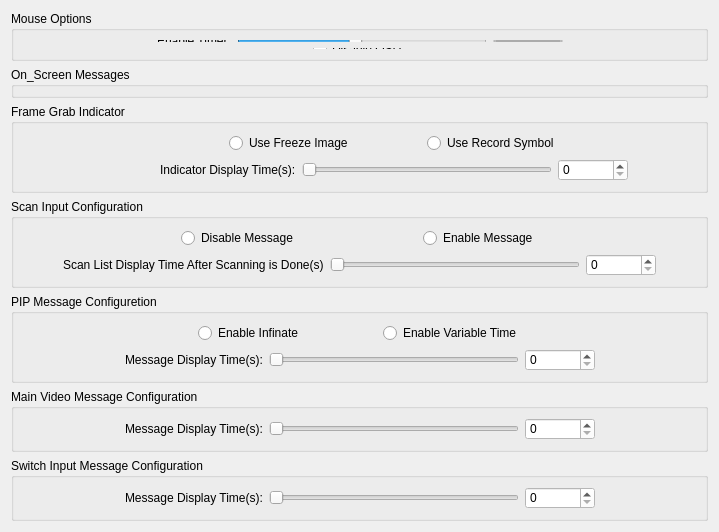
     <widget class="QWidget" name="tab">
      <attribute name="title">
       <string>Settings</string>
      </attribute>
      <layout class="QGridLayout" name="gridLayout_3">
       <item row="0" column="0">
        <widget class="QGroupBox" name="groupBox_8">
         <property name="maximumSize">
          <size>
           <width>16777215</width>
           <height>50</height>
          </size>
         </property>
         <property name="title">
          <string>Mouse Options</string>
         </property>
         <layout class="QGridLayout" name="gridLayout_26">
          <item row="0" column="0">
           <layout class="QHBoxLayout" name="horizontalLayout_59">
            <item>
             <spacer name="horizontalSpacer_37">
              <property name="orientation">
               <enum>Qt::Horizontal</enum>
              </property>
              <property name="sizeHint" stdset="0">
               <size>
                <width>40</width>
                <height>20</height>
               </size>
              </property>
             </spacer>
            </item>
            <item>
             <layout class="QVBoxLayout" name="verticalLayout_8">
              <item>
               <layout class="QHBoxLayout" name="horizontalLayout_57">
                <item>
                 <widget class="QLabel" name="label_64">
                  <property name="text">
                   <string>Enable Timer:</string>
                  </property>
                 </widget>
                </item>
                <item>
                 <widget class="QSlider" name="Mouse_Slider">
                  <property name="minimumSize">
                   <size>
                    <width>250</width>
                    <height>0</height>
                   </size>
                  </property>
                  <property name="mouseTracking">
                   <bool>true</bool>
                  </property>
                  <property name="focusPolicy">
                   <enum>Qt::NoFocus</enum>
                  </property>
                  <property name="minimum">
                   <number>3</number>
                  </property>
                  <property name="maximum">
                   <number>60</number>
                  </property>
                  <property name="singleStep">
                   <number>0</number>
                  </property>
                  <property name="pageStep">
                   <number>0</number>
                  </property>
                  <property name="value">
                   <number>30</number>
                  </property>
                  <property name="sliderPosition">
                   <number>30</number>
                  </property>
                  <property name="orientation">
                   <enum>Qt::Horizontal</enum>
                  </property>
                 </widget>
                </item>
                <item>
                 <widget class="QSpinBox" name="Mouse_spinBox">
                  <property name="minimumSize">
                   <size>
                    <width>70</width>
                    <height>0</height>
                   </size>
                  </property>
                  <property name="focusPolicy">
                   <enum>Qt::NoFocus</enum>
                  </property>
                  <property name="minimum">
                   <number>3</number>
                  </property>
                  <property name="maximum">
                   <number>60</number>
                  </property>
                  <property name="value">
                   <number>30</number>
                  </property>
                 </widget>
                </item>
               </layout>
              </item>
              <item>
               <layout class="QHBoxLayout" name="horizontalLayout_58">
                <item>
                 <spacer name="horizontalSpacer_35">
                  <property name="orientation">
                   <enum>Qt::Horizontal</enum>
                  </property>
                  <property name="sizeHint" stdset="0">
                   <size>
                    <width>40</width>
                    <height>20</height>
                   </size>
                  </property>
                 </spacer>
                </item>
                <item>
                 <widget class="QCheckBox" name="Mouse_checkBox">
                  <property name="focusPolicy">
                   <enum>Qt::NoFocus</enum>
                  </property>
                  <property name="text">
                   <string>Disable OSD</string>
                  </property>
                 </widget>
                </item>
                <item>
                 <spacer name="horizontalSpacer_36">
                  <property name="orientation">
                   <enum>Qt::Horizontal</enum>
                  </property>
                  <property name="sizeHint" stdset="0">
                   <size>
                    <width>40</width>
                    <height>20</height>
                   </size>
                  </property>
                 </spacer>
                </item>
               </layout>
              </item>
             </layout>
            </item>
            <item>
             <spacer name="horizontalSpacer_38">
              <property name="orientation">
               <enum>Qt::Horizontal</enum>
              </property>
              <property name="sizeHint" stdset="0">
               <size>
                <width>40</width>
                <height>20</height>
               </size>
              </property>
             </spacer>
            </item>
           </layout>
          </item>
         </layout>
        </widget>
       </item>
       <item row="2" column="0">
        <widget class="QGroupBox" name="Frame_Grab_Group">
         <property name="title">
          <string>Frame Grab Indicator</string>
         </property>
         <layout class="QGridLayout" name="gridLayout_28">
          <item row="0" column="0">
           <layout class="QHBoxLayout" name="horizontalLayout_63">
            <item>
             <spacer name="horizontalSpacer_2">
              <property name="orientation">
               <enum>Qt::Horizontal</enum>
              </property>
              <property name="sizeHint" stdset="0">
               <size>
                <width>40</width>
                <height>20</height>
               </size>
              </property>
             </spacer>
            </item>
            <item>
             <spacer name="horizontalSpacer_45">
              <property name="orientation">
               <enum>Qt::Horizontal</enum>
              </property>
              <property name="sizeHint" stdset="0">
               <size>
                <width>40</width>
                <height>20</height>
               </size>
              </property>
             </spacer>
            </item>
            <item>
             <layout class="QVBoxLayout" name="verticalLayout_23">
              <item>
               <layout class="QHBoxLayout" name="horizontalLayout_61">
                <item>
                 <spacer name="horizontalSpacer_42">
                  <property name="orientation">
                   <enum>Qt::Horizontal</enum>
                  </property>
                  <property name="sizeHint" stdset="0">
                   <size>
                    <width>40</width>
                    <height>20</height>
                   </size>
                  </property>
                 </spacer>
                </item>
                <item>
                 <widget class="QRadioButton" name="Frame_Grab_RadioButton_1">
                  <property name="focusPolicy">
                   <enum>Qt::NoFocus</enum>
                  </property>
                  <property name="text">
                   <string>Use Freeze Image</string>
                  </property>
                 </widget>
                </item>
                <item>
                 <spacer name="horizontalSpacer_43">
                  <property name="orientation">
                   <enum>Qt::Horizontal</enum>
                  </property>
                  <property name="sizeHint" stdset="0">
                   <size>
                    <width>40</width>
                    <height>20</height>
                   </size>
                  </property>
                 </spacer>
                </item>
                <item>
                 <widget class="QRadioButton" name="Frame_Grab_RadioButton_2">
                  <property name="focusPolicy">
                   <enum>Qt::NoFocus</enum>
                  </property>
                  <property name="text">
                   <string>Use Record Symbol</string>
                  </property>
                 </widget>
                </item>
                <item>
                 <spacer name="horizontalSpacer_44">
                  <property name="orientation">
                   <enum>Qt::Horizontal</enum>
                  </property>
                  <property name="sizeHint" stdset="0">
                   <size>
                    <width>40</width>
                    <height>20</height>
                   </size>
                  </property>
                 </spacer>
                </item>
               </layout>
              </item>
              <item>
               <layout class="QHBoxLayout" name="horizontalLayout_62">
                <item>
                 <widget class="QLabel" name="label_43">
                  <property name="text">
                   <string>Indicator Display Time(s):</string>
                  </property>
                 </widget>
                </item>
                <item>
                 <widget class="QSlider" name="Frame_Grab_Slider">
                  <property name="minimumSize">
                   <size>
                    <width>250</width>
                    <height>0</height>
                   </size>
                  </property>
                  <property name="focusPolicy">
                   <enum>Qt::NoFocus</enum>
                  </property>
                  <property name="styleSheet">
                   <string notr="true"/>
                  </property>
                  <property name="maximum">
                   <number>10</number>
                  </property>
                  <property name="singleStep">
                   <number>0</number>
                  </property>
                  <property name="pageStep">
                   <number>0</number>
                  </property>
                  <property name="orientation">
                   <enum>Qt::Horizontal</enum>
                  </property>
                 </widget>
                </item>
                <item>
                 <widget class="QSpinBox" name="Frame_Grab_spinBox">
                  <property name="minimumSize">
                   <size>
                    <width>70</width>
                    <height>0</height>
                   </size>
                  </property>
                  <property name="focusPolicy">
                   <enum>Qt::StrongFocus</enum>
                  </property>
                  <property name="styleSheet">
                   <string notr="true">background-color: rgb(255, 255, 255);</string>
                  </property>
                  <property name="maximum">
                   <number>10</number>
                  </property>
                 </widget>
                </item>
               </layout>
              </item>
             </layout>
            </item>
            <item>
             <spacer name="horizontalSpacer_46">
              <property name="orientation">
               <enum>Qt::Horizontal</enum>
              </property>
              <property name="sizeHint" stdset="0">
               <size>
                <width>40</width>
                <height>20</height>
               </size>
              </property>
             </spacer>
            </item>
           </layout>
          </item>
         </layout>
        </widget>
       </item>
       <item row="3" column="0">
        <widget class="QGroupBox" name="Input_Config_Group">
         <property name="title">
          <string>Scan Input Configuration</string>
         </property>
         <layout class="QGridLayout" name="gridLayout_29">
          <item row="0" column="0">
           <layout class="QHBoxLayout" name="horizontalLayout_66">
            <item>
             <spacer name="horizontalSpacer_50">
              <property name="orientation">
               <enum>Qt::Horizontal</enum>
              </property>
              <property name="sizeHint" stdset="0">
               <size>
                <width>40</width>
                <height>20</height>
               </size>
              </property>
             </spacer>
            </item>
            <item>
             <layout class="QVBoxLayout" name="verticalLayout_24">
              <item>
               <layout class="QHBoxLayout" name="horizontalLayout_64">
                <item>
                 <spacer name="horizontalSpacer_47">
                  <property name="orientation">
                   <enum>Qt::Horizontal</enum>
                  </property>
                  <property name="sizeHint" stdset="0">
                   <size>
                    <width>40</width>
                    <height>20</height>
                   </size>
                  </property>
                 </spacer>
                </item>
                <item>
                 <widget class="QRadioButton" name="Input_Config_RadioButton_1">
                  <property name="focusPolicy">
                   <enum>Qt::NoFocus</enum>
                  </property>
                  <property name="text">
                   <string>Disable Message</string>
                  </property>
                 </widget>
                </item>
                <item>
                 <spacer name="horizontalSpacer_48">
                  <property name="orientation">
                   <enum>Qt::Horizontal</enum>
                  </property>
                  <property name="sizeHint" stdset="0">
                   <size>
                    <width>40</width>
                    <height>20</height>
                   </size>
                  </property>
                 </spacer>
                </item>
                <item>
                 <widget class="QRadioButton" name="Input_Config_RadioButton_2">
                  <property name="focusPolicy">
                   <enum>Qt::NoFocus</enum>
                  </property>
                  <property name="text">
                   <string>Enable Message</string>
                  </property>
                 </widget>
                </item>
                <item>
                 <spacer name="horizontalSpacer_49">
                  <property name="orientation">
                   <enum>Qt::Horizontal</enum>
                  </property>
                  <property name="sizeHint" stdset="0">
                   <size>
                    <width>40</width>
                    <height>20</height>
                   </size>
                  </property>
                 </spacer>
                </item>
               </layout>
              </item>
              <item>
               <layout class="QHBoxLayout" name="horizontalLayout_65">
                <item>
                 <widget class="QLabel" name="label_44">
                  <property name="text">
                   <string>Scan List Display Time After Scanning is Done(s)</string>
                  </property>
                 </widget>
                </item>
                <item>
                 <widget class="QSlider" name="Scan_Input_Slider">
                  <property name="minimumSize">
                   <size>
                    <width>250</width>
                    <height>0</height>
                   </size>
                  </property>
                  <property name="focusPolicy">
                   <enum>Qt::NoFocus</enum>
                  </property>
                  <property name="maximum">
                   <number>10</number>
                  </property>
                  <property name="singleStep">
                   <number>0</number>
                  </property>
                  <property name="pageStep">
                   <number>0</number>
                  </property>
                  <property name="orientation">
                   <enum>Qt::Horizontal</enum>
                  </property>
                  <property name="tickPosition">
                   <enum>QSlider::NoTicks</enum>
                  </property>
                 </widget>
                </item>
                <item>
                 <widget class="QSpinBox" name="Scan_Input_spinBox">
                  <property name="minimumSize">
                   <size>
                    <width>70</width>
                    <height>0</height>
                   </size>
                  </property>
                  <property name="focusPolicy">
                   <enum>Qt::StrongFocus</enum>
                  </property>
                  <property name="styleSheet">
                   <string notr="true">background-color: rgb(255, 255, 255);</string>
                  </property>
                  <property name="maximum">
                   <number>10</number>
                  </property>
                 </widget>
                </item>
               </layout>
              </item>
             </layout>
            </item>
            <item>
             <spacer name="horizontalSpacer_51">
              <property name="orientation">
               <enum>Qt::Horizontal</enum>
              </property>
              <property name="sizeHint" stdset="0">
               <size>
                <width>40</width>
                <height>20</height>
               </size>
              </property>
             </spacer>
            </item>
           </layout>
          </item>
         </layout>
        </widget>
       </item>
       <item row="4" column="0">
        <widget class="QGroupBox" name="groupBox_9">
         <property name="enabled">
          <bool>true</bool>
         </property>
         <property name="title">
          <string>PIP Message Configuretion</string>
         </property>
         <layout class="QGridLayout" name="gridLayout_30">
          <item row="0" column="0">
           <layout class="QHBoxLayout" name="horizontalLayout_69">
            <item>
             <spacer name="horizontalSpacer_55">
              <property name="orientation">
               <enum>Qt::Horizontal</enum>
              </property>
              <property name="sizeHint" stdset="0">
               <size>
                <width>40</width>
                <height>20</height>
               </size>
              </property>
             </spacer>
            </item>
            <item>
             <layout class="QVBoxLayout" name="verticalLayout_25">
              <item>
               <layout class="QHBoxLayout" name="horizontalLayout_67">
                <item>
                 <spacer name="horizontalSpacer_52">
                  <property name="orientation">
                   <enum>Qt::Horizontal</enum>
                  </property>
                  <property name="sizeHint" stdset="0">
                   <size>
                    <width>40</width>
                    <height>20</height>
                   </size>
                  </property>
                 </spacer>
                </item>
                <item>
                 <widget class="QRadioButton" name="PHP_radioButton_1">
                  <property name="focusPolicy">
                   <enum>Qt::NoFocus</enum>
                  </property>
                  <property name="text">
                   <string>Enable Infinate</string>
                  </property>
                 </widget>
                </item>
                <item>
                 <spacer name="horizontalSpacer_53">
                  <property name="orientation">
                   <enum>Qt::Horizontal</enum>
                  </property>
                  <property name="sizeHint" stdset="0">
                   <size>
                    <width>40</width>
                    <height>20</height>
                   </size>
                  </property>
                 </spacer>
                </item>
                <item>
                 <widget class="QRadioButton" name="PHP_radioButton_2">
                  <property name="focusPolicy">
                   <enum>Qt::NoFocus</enum>
                  </property>
                  <property name="text">
                   <string>Enable Variable Time</string>
                  </property>
                 </widget>
                </item>
                <item>
                 <spacer name="horizontalSpacer_54">
                  <property name="orientation">
                   <enum>Qt::Horizontal</enum>
                  </property>
                  <property name="sizeHint" stdset="0">
                   <size>
                    <width>40</width>
                    <height>20</height>
                   </size>
                  </property>
                 </spacer>
                </item>
               </layout>
              </item>
              <item>
               <layout class="QHBoxLayout" name="horizontalLayout_68">
                <item>
                 <widget class="QLabel" name="label_65">
                  <property name="text">
                   <string>Message Display Time(s):</string>
                  </property>
                 </widget>
                </item>
                <item>
                 <widget class="QSlider" name="PHP_Slider">
                  <property name="minimumSize">
                   <size>
                    <width>250</width>
                    <height>0</height>
                   </size>
                  </property>
                  <property name="focusPolicy">
                   <enum>Qt::NoFocus</enum>
                  </property>
                  <property name="maximum">
                   <number>10</number>
                  </property>
                  <property name="singleStep">
                   <number>0</number>
                  </property>
                  <property name="pageStep">
                   <number>0</number>
                  </property>
                  <property name="orientation">
                   <enum>Qt::Horizontal</enum>
                  </property>
                  <property name="tickPosition">
                   <enum>QSlider::NoTicks</enum>
                  </property>
                 </widget>
                </item>
                <item>
                 <widget class="QSpinBox" name="PHP_spinBox">
                  <property name="minimumSize">
                   <size>
                    <width>70</width>
                    <height>0</height>
                   </size>
                  </property>
                  <property name="focusPolicy">
                   <enum>Qt::StrongFocus</enum>
                  </property>
                  <property name="styleSheet">
                   <string notr="true">background-color: rgb(255, 255, 255);</string>
                  </property>
                  <property name="maximum">
                   <number>10</number>
                  </property>
                 </widget>
                </item>
               </layout>
              </item>
             </layout>
            </item>
            <item>
             <spacer name="horizontalSpacer_56">
              <property name="orientation">
               <enum>Qt::Horizontal</enum>
              </property>
              <property name="sizeHint" stdset="0">
               <size>
                <width>40</width>
                <height>20</height>
               </size>
              </property>
             </spacer>
            </item>
           </layout>
          </item>
         </layout>
        </widget>
       </item>
       <item row="5" column="0">
        <widget class="QGroupBox" name="Main_Vedio_Group">
         <property name="title">
          <string>Main Video Message Configuration</string>
         </property>
         <layout class="QGridLayout" name="gridLayout_31">
          <item row="0" column="0">
           <layout class="QHBoxLayout" name="horizontalLayout_70">
            <item>
             <spacer name="horizontalSpacer_57">
              <property name="orientation">
               <enum>Qt::Horizontal</enum>
              </property>
              <property name="sizeHint" stdset="0">
               <size>
                <width>40</width>
                <height>20</height>
               </size>
              </property>
             </spacer>
            </item>
            <item>
             <widget class="QLabel" name="label_45">
              <property name="text">
               <string>Message Display Time(s):</string>
              </property>
             </widget>
            </item>
            <item>
             <widget class="QSlider" name="Main_Vedio_Slider">
              <property name="minimumSize">
               <size>
                <width>250</width>
                <height>0</height>
               </size>
              </property>
              <property name="focusPolicy">
               <enum>Qt::NoFocus</enum>
              </property>
              <property name="maximum">
               <number>10</number>
              </property>
              <property name="singleStep">
               <number>0</number>
              </property>
              <property name="pageStep">
               <number>0</number>
              </property>
              <property name="orientation">
               <enum>Qt::Horizontal</enum>
              </property>
              <property name="tickPosition">
               <enum>QSlider::NoTicks</enum>
              </property>
             </widget>
            </item>
            <item>
             <widget class="QSpinBox" name="Main_Vedio_spinBox">
              <property name="minimumSize">
               <size>
                <width>70</width>
                <height>0</height>
               </size>
              </property>
              <property name="focusPolicy">
               <enum>Qt::StrongFocus</enum>
              </property>
              <property name="styleSheet">
               <string notr="true">background-color: rgb(255, 255, 255);</string>
              </property>
              <property name="maximum">
               <number>10</number>
              </property>
             </widget>
            </item>
            <item>
             <spacer name="horizontalSpacer_58">
              <property name="orientation">
               <enum>Qt::Horizontal</enum>
              </property>
              <property name="sizeHint" stdset="0">
               <size>
                <width>40</width>
                <height>20</height>
               </size>
              </property>
             </spacer>
            </item>
           </layout>
          </item>
         </layout>
        </widget>
       </item>
       <item row="6" column="0">
        <widget class="QGroupBox" name="Switch_Input_Group">
         <property name="title">
          <string>Switch Input Message Configuration</string>
         </property>
         <layout class="QGridLayout" name="gridLayout_32">
          <item row="0" column="0">
           <layout class="QHBoxLayout" name="horizontalLayout_71">
            <item>
             <spacer name="horizontalSpacer_59">
              <property name="orientation">
               <enum>Qt::Horizontal</enum>
              </property>
              <property name="sizeHint" stdset="0">
               <size>
                <width>40</width>
                <height>20</height>
               </size>
              </property>
             </spacer>
            </item>
            <item>
             <widget class="QLabel" name="label_46">
              <property name="text">
               <string>Message Display Time(s):</string>
              </property>
             </widget>
            </item>
            <item>
             <widget class="QSlider" name="Switch_Input_Slider">
              <property name="minimumSize">
               <size>
                <width>250</width>
                <height>0</height>
               </size>
              </property>
              <property name="focusPolicy">
               <enum>Qt::NoFocus</enum>
              </property>
              <property name="maximum">
               <number>10</number>
              </property>
              <property name="singleStep">
               <number>0</number>
              </property>
              <property name="pageStep">
               <number>0</number>
              </property>
              <property name="orientation">
               <enum>Qt::Horizontal</enum>
              </property>
              <property name="tickPosition">
               <enum>QSlider::NoTicks</enum>
              </property>
             </widget>
            </item>
            <item>
             <widget class="QSpinBox" name="Switch_Input_spinBox">
              <property name="minimumSize">
               <size>
                <width>70</width>
                <height>0</height>
               </size>
              </property>
              <property name="focusPolicy">
               <enum>Qt::StrongFocus</enum>
              </property>
              <property name="styleSheet">
               <string notr="true">background-color: rgb(255, 255, 255);</string>
              </property>
              <property name="maximum">
               <number>10</number>
              </property>
             </widget>
            </item>
            <item>
             <spacer name="horizontalSpacer_60">
              <property name="orientation">
               <enum>Qt::Horizontal</enum>
              </property>
              <property name="sizeHint" stdset="0">
               <size>
                <width>40</width>
                <height>20</height>
               </size>
              </property>
             </spacer>
            </item>
           </layout>
          </item>
         </layout>
        </widget>
       </item>
       <item row="1" column="0">
        <widget class="QGroupBox" name="On_Screen_Set_Group">
         <property name="title">
          <string>On_Screen Messages</string>
         </property>
         <widget class="QRadioButton" name="On_Screen_Set_RadioButton_1">
          <property name="geometry">
           <rect>
            <x>281</x>
            <y>32</y>
            <width>76</width>
            <height>23</height>
           </rect>
          </property>
          <property name="focusPolicy">
           <enum>Qt::NoFocus</enum>
          </property>
          <property name="styleSheet">
           <string notr="true">QSlider::handle:horizontal {                               
     border: 0px ; border-image:  url(:/NiceTalk/Images/Setting/volume_nor.png); width: 15px; margin: -7px -7px -7px -7px; } 

</string>
          </property>
          <property name="text">
           <string>Disable</string>
          </property>
         </widget>
         <widget class="QRadioButton" name="On_Screen_Set_RadioButton_2">
          <property name="geometry">
           <rect>
            <x>631</x>
            <y>32</y>
            <width>72</width>
            <height>23</height>
           </rect>
          </property>
          <property name="focusPolicy">
           <enum>Qt::NoFocus</enum>
          </property>
          <property name="text">
           <string>Enable</string>
          </property>
         </widget>
         <widget class="QGroupBox" name="groupBox_3">
          <property name="geometry">
           <rect>
            <x>0</x>
            <y>70</y>
            <width>991</width>
            <height>61</height>
           </rect>
          </property>
          <property name="title">
           <string/>
          </property>
          <widget class="QRadioButton" name="RefSmallMsg_radioButton">
           <property name="geometry">
            <rect>
             <x>280</x>
             <y>10</y>
             <width>49</width>
             <height>23</height>
            </rect>
           </property>
           <property name="focusPolicy">
            <enum>Qt::NoFocus</enum>
           </property>
           <property name="text">
            <string>Ref</string>
           </property>
          </widget>
          <widget class="QRadioButton" name="LiveSmallMsg_radioButton">
           <property name="geometry">
            <rect>
             <x>630</x>
             <y>10</y>
             <width>53</width>
             <height>23</height>
            </rect>
           </property>
           <property name="focusPolicy">
            <enum>Qt::NoFocus</enum>
           </property>
           <property name="text">
            <string>Live</string>
           </property>
          </widget>
         </widget>
        </widget>
       </item>
      </layout>
     </widget>
